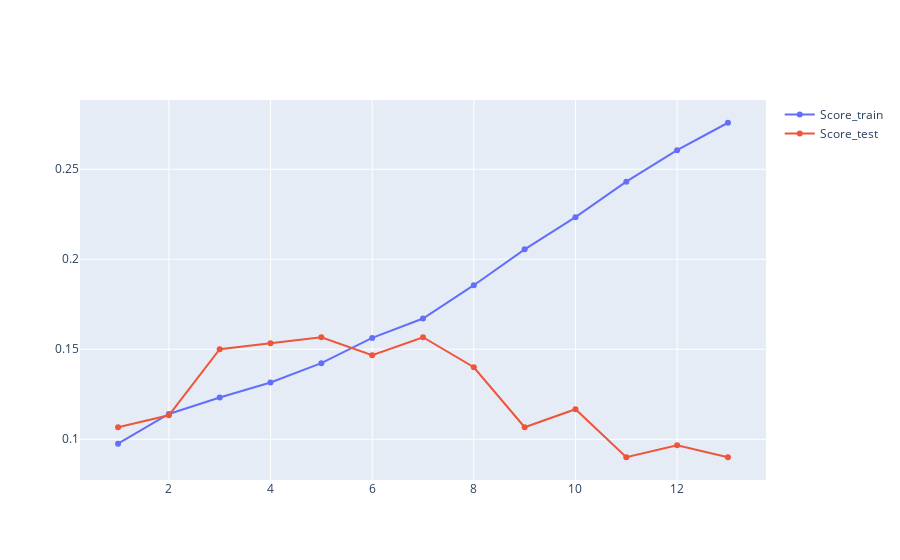

This figure's notebook cell:
### Code cell
score_df=pd.DataFrame(index=lista_x, data={'Score_train':lista_strain, 
                            'Score_test':lista_stest})
fig = go.Figure()
fig.add_trace(go.Scatter(x=score_df.index,y=score_df['Score_train'], mode='lines+markers', name='Score_train'))
fig.add_trace(go.Scatter(x=score_df.index,y=score_df['Score_test'], mode='lines+markers', name='Score_test'))
fig.show()

### Figure 1 — Plotly figure (JSON) as saved in the notebook; plotly's stock layout.template omitted (floating-point values rounded to 4 significant figures)
{"data": [{"mode": "lines+markers", "name": "Score_train", "type": "scatter", "x": [1, 2, 3, 4, 5, 6, 7, 8, 9, 10, 11, 12, 13], "y": [0.09756, 0.114, 0.1232, 0.1315, 0.1423, 0.1563, 0.1671, 0.1856, 0.2055, 0.2234, 0.2431, 0.2606, 0.2758]}, {"mode": "lines+markers", "name": "Score_test", "type": "scatter", "x": [1, 2, 3, 4, 5, 6, 7, 8, 9, 10, 11, 12, 13], "y": [0.1067, 0.1133, 0.15, 0.1533, 0.1567, 0.1467, 0.1567, 0.14, 0.1067, 0.1167, 0.09, 0.09667, 0.09]}], "layout": {}}
